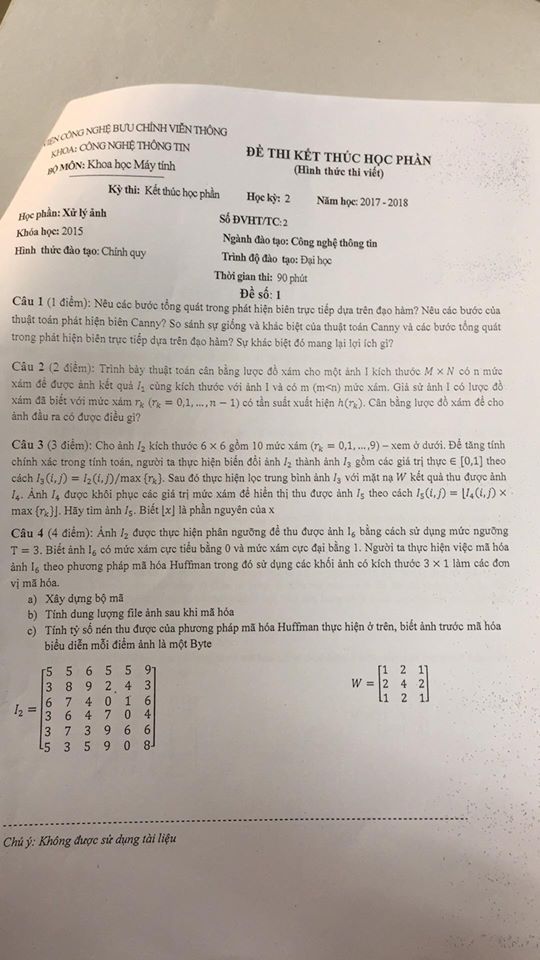
#> input picture De1.jpg, 540 x 960 px
$ python C1.py   (Python 2 division)
#> lines starting #> are read from the running program, lines starting #| are printed output that depends on the picture
import cv2
import numpy as np

img = cv2.imread('De1.jpg', 0)
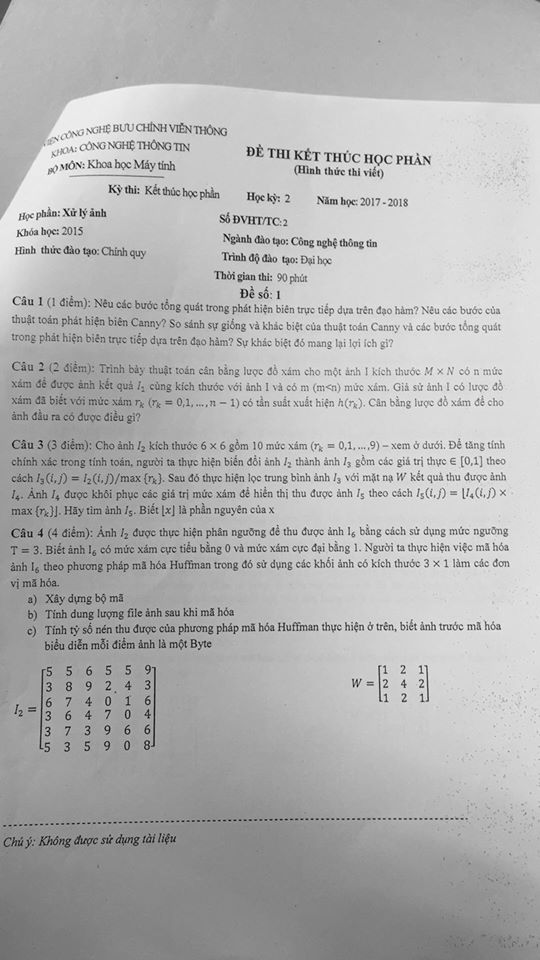
#> img: shape (960, 540); min 0, max 255, mean 178

rows,cols = img.shape
#> rows = 960; cols = 540
print img.shape
#| (960, 540)

M = cv2.getRotationMatrix2D((cols/2,rows/2), 45, 1)
img = cv2.warpAffine(img,M,(cols,rows))
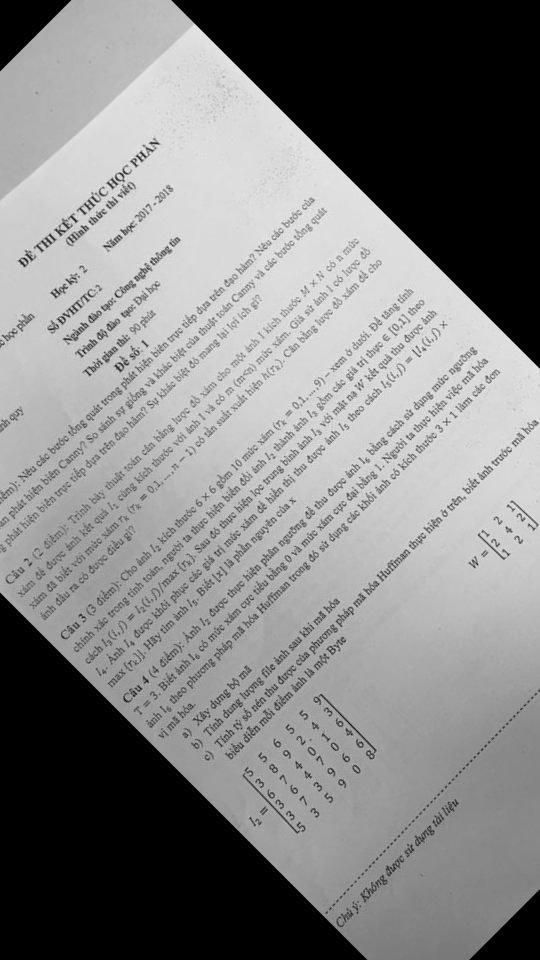
#> img: shape (960, 540); min 0, max 247, mean 130.3

cv2.imshow('Image',img)
cv2.waitKey(0)
cv2.destroyAllWindows()
